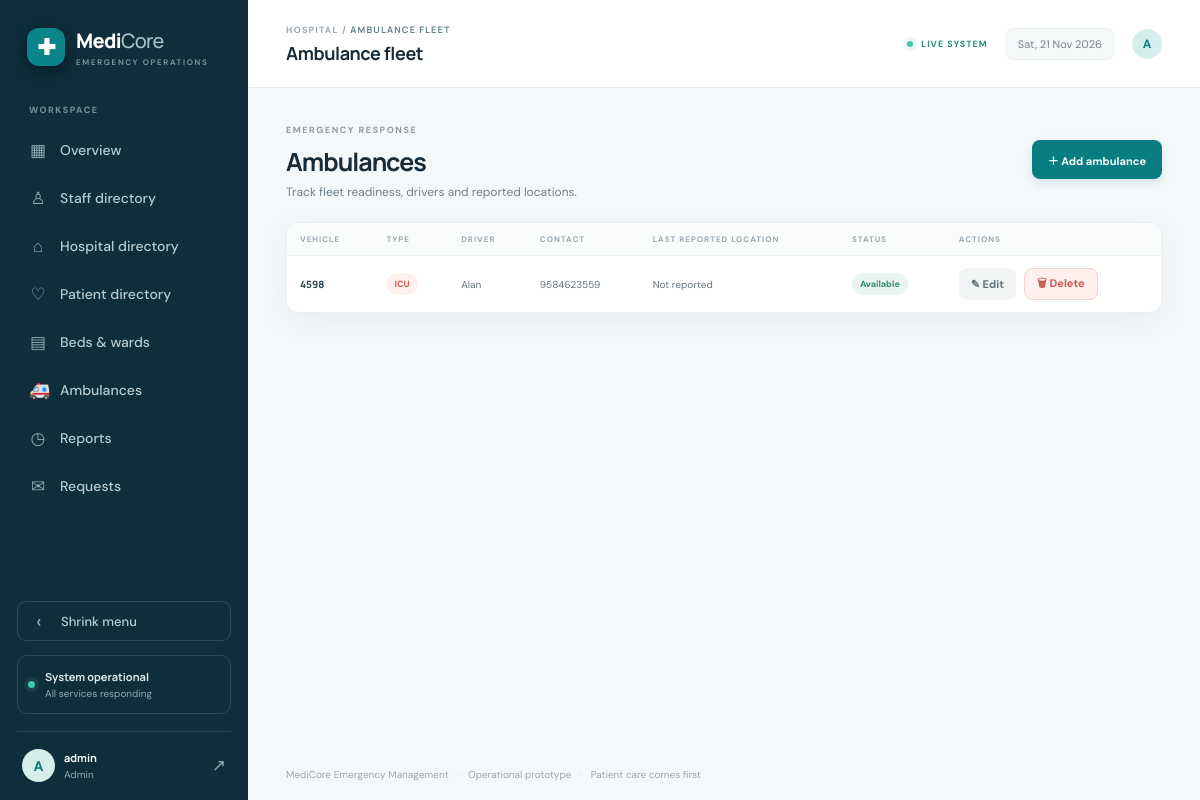
Page /ambulances/ (signed in) on the committed database.
### core/models.py (models this page shows, shortened)
class Ambulance(models.Model):
    STATUS = [("Available", "Available"), ("Dispatched", "Dispatched"), ("Returning", "Returning"), ("Maintenance", "Maintenance")]
    TYPES = [(t, t) for t in ["Normal", "Emergency", "ICU", "Advanced Life Support", "Neonatal", "Patient Transport"]]
    vehicle_number = models.CharField(max_length=25, unique=True)
    ambulance_type = models.CharField(max_length=30, choices=TYPES, default="Normal")
    driver_name = models.CharField(max_length=100)
    contact = models.CharField(max_length=25, blank=True)
    location = models.CharField(max_length=150, blank=True)
    status = models.CharField(max_length=15, choices=STATUS, default="Available")

### core/views.py (the view)
# urls.py: path("ambulances/", views.ambulance_list, name="ambulances"),
@admin_required
def ambulance_list(request):
    return render(request, "core/ambulances.html", {"ambulances": Ambulance.objects.all()})

### core/context.py (called while the page is built)
def asset_version(request):
    newest = 0
    for rel in ("css/app.css", "js/app.js"):
        try:
            newest = max(newest, int(os.path.getmtime(os.path.join(settings.BASE_DIR, "static", rel))))
        except OSError:
            pass
    return {"asset_version": newest}

def notifications(request):
    n = 0
    user = request.user
    if user.is_authenticated:
        from .permissions import role_of
        from .models import Medicine, LabTest, Referral, SupplyRequest
        role = role_of(user)
        if role == "pharmacist":
            n = Medicine.objects.filter(status="Prescribed").count()
        elif role == "lab":
            n = LabTest.objects.filter(status="Requested").count()
        elif role == "department":
            n = Referral.objects.filter(to_department=user.department_account.name, status="Pending").count()
        elif role == "admin":
            n = SupplyRequest.objects.filter(status="Requested").count()
    return {"badge_new": n}

### core/permissions.py (called while the page is built, shortened)
def role_of(user):
    if not user.is_authenticated:
        return None
    if user.is_staff:
        return "admin"

def _require(*roles):
    def decorator(view):
        @wraps(view)
        def wrapper(request, *args, **kwargs):
            current = role_of(request.user)
            if current in roles:
                return view(request, *args, **kwargs)
            if current:
                return redirect(HOME[current])
            return redirect(LOGIN[roles[0]])
        return wrapper
    return decorator

### templates/core/ambulances.html
{% extends "base.html" %}{% block crumb %}AMBULANCE FLEET{% endblock %}{% block page_title %}Ambulance fleet{% endblock %}
{% block content %}<div class="section-intro"><div><span class="eyebrow">EMERGENCY RESPONSE</span><h1>Ambulances</h1><p class="muted">Track fleet readiness, drivers and reported locations.</p></div><a class="btn btn-primary" href="{% url 'ambulance_create' %}">＋ Add ambulance</a></div><div class="panel"><div class="table-wrap"><table><thead><tr><th>VEHICLE</th><th>TYPE</th><th>DRIVER</th><th>CONTACT</th><th>LAST REPORTED LOCATION</th><th>STATUS</th><th>ACTIONS</th></tr></thead><tbody>{% for a in ambulances %}<tr><td><b>{{ a.vehicle_number }}</b></td><td><span class="status status-{{ a.ambulance_type|slugify }}">{{ a.ambulance_type }}</span></td><td>{{ a.driver_name }}</td><td>{{ a.contact|default:"—" }}</td><td>{{ a.location|default:"Not reported" }}</td><td><span class="status status-{{ a.status|slugify }}">{{ a.status }}</span></td><td><div class="row-actions"><a class="btn btn-quiet btn-sm" href="{% url 'ambulance_edit' a.pk %}">✎ Edit</a><form method="post" action="{% url 'ambulance_delete' a.pk %}" onsubmit="return confirm('Delete ambulance {{ a.vehicle_number|escapejs }}? This cannot be undone.')">{% csrf_token %}<button type="submit" class="btn btn-danger btn-sm">🗑 Delete</button></form></div></td></tr>{% empty %}<tr><td colspan="7" class="empty-state">No ambulance records yet.</td></tr>{% endfor %}</tbody></table></div></div>{% endblock %}

### templates/base.html (shortened to what this page needs)
{% load static %}
<!doctype html><html lang="en"><head><meta charset="utf-8"><meta name="viewport" content="width=device-width, initial-scale=1">
<link rel="stylesheet" href="{% static 'css/app.css' %}?v={{ asset_version }}"></head><body>
{% if user.is_authenticated %}
<div class="app-shell{% if preview %} collapsed{% endif %}"{% if preview %} data-preview="1"{% endif %}>
<aside class="sidebar"><a class="brand" href="{% url 'dashboard' %}"><span class="brand-mark">✚</span><span>Medi<span class="brand-light">Core</span><small>EMERGENCY OPERATIONS</small></span></a>
<div class="side-label">WORKSPACE</div>
<nav>
{% if user.is_staff %}
<a href="{% url 'dashboard' %}" class="{% if request.resolver_match.url_name == 'dashboard' %}active{% endif %}" title="Overview"><span>▦</span> Overview</a>
<a href="{% url 'staff' %}" class="{% if request.resolver_match.url_name == 'staff' or request.resolver_match.url_name == 'team_preview' %}active{% endif %}" title="Staff directory"><span>♙</span> Staff directory</a>
<a href="{% url 'hospital' %}" class="{% if request.resolver_match.url_name == 'hospital' %}active{% endif %}" title="Hospital directory"><span>⌂</span> Hospital directory</a>
<a href="{% url 'patients' %}" class="{% if 'patient' in request.resolver_match.url_name %}active{% endif %}" title="Patient directory"><span>♡</span> Patient directory</a>
<a href="{% url 'beds' %}" class="{% if 'bed' in request.resolver_match.url_name or 'ward' in request.resolver_match.url_name %}active{% endif %}" title="Beds &amp; wards"><span>▤</span> Beds & wards</a>
<a href="{% url 'ambulances' %}" title="Ambulances"><span>🚑</span> Ambulances</a>
<a href="{% url 'reports' %}" title="Reports"><span>◷</span> Reports</a>
<a href="{% url 'supply_requests' %}" class="{% if request.resolver_match.url_name == 'supply_requests' %}active{% endif %}" title="Requests"><span>✉</span> Requests{% if badge_new %}<em class="nav-badge">{{ badge_new }}</em>{% endif %}</a>
{% else %}
<a href="{% url 'staff_dashboard' %}" class="active" title="My dashboard"><span>▦</span> My dashboard</a>
{% endif %}
</nav><div class="sidebar-bottom"><button type="button" class="side-toggle" aria-expanded="true" title="Shrink menu"><span class="tg-icon">‹</span><span class="tg-label">Shrink menu</span></button><div class="secure-note"><span class="pulse"></span><div><b>System operational</b><small>All services responding</small></div></div><div class="user-mini"><div class="avatar">{{ user.username|first|upper }}</div><div><b>{{ user.get_full_name|default:user.username }}</b><small>{% if user.is_staff %}Admin{% elif user.department_account %}Department{% elif user.staffprofile.role == "Doctor" %}Doctor{% else %}{{ user.staffprofile.role }}{% endif %}</small></div><form method="post" action="{% url 'logout' %}" class="logout-form">{% csrf_token %}<button type="submit" title="Sign out">↗</button></form></div></div></aside>
<main class="main-area"><header class="topbar"><div><div class="breadcrumb">HOSPITAL / <b>{% block crumb %}OVERVIEW{% endblock %}</b></div><div class="top-title">{% block page_title %}Emergency overview{% endblock %}</div></div><div class="top-actions"><span class="live-pill"><i></i> LIVE SYSTEM</span><span class="date-chip">{% now "D, d M Y" %}</span><div class="avatar avatar-small">{{ user.username|first|upper }}</div></div></header>
<section class="page-content">{% block content %}{% endblock %}</section>
<footer class="footer">MediCore Emergency Management <span>·</span> Operational prototype <span>·</span> Patient care comes first</footer>
</main></div>
{% else %}{% block auth_content %}{% endblock %}{% endif %}
<script src="{% static 'js/app.js' %}?v={{ asset_version }}"></script></body></html>

### rows in the picture
Ambulance: vehicle_number "4598", ambulance_type "ICU", driver_name "Alan", contact "9584623559", location "Not reported", status "Available"

### other values in the picture
{{ user.username|first|upper }} "A"
{{ user.get_full_name|default:user.username }} "admin"
